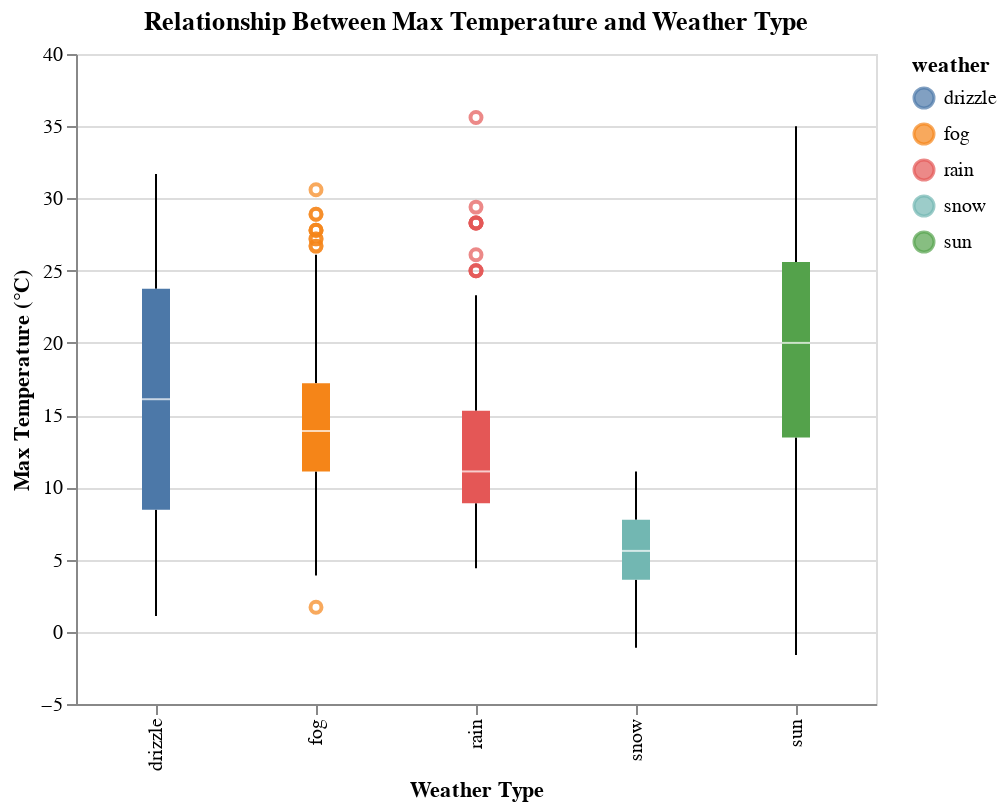

Notebook source saved alongside this figure:
### Code cell
# Create box plot to show the relationship between max temp and weather type
max_weather = alt.Chart(weather).mark_boxplot().encode(
    x=alt.X('weather:N', title='Weather Type'),
    y=alt.Y('temp_max:Q', title='Max Temperature (°C)'),
    color='weather:N'
).properties(
    title="Relationship Between Max Temperature and Weather Type",
    width=400,
    height=325
)

max_weather

### Figure 1 — Vega-Lite specification as saved in the notebook (floating-point values rounded to 4 significant figures; data arrays with more than 128 entries replaced by an {"elided": "..."} marker saying what was removed)
{"config": {"view": {"continuousWidth": 300, "continuousHeight": 300}}, "data": {"name": "data-6881b3c76720a51ecae2e2fb5659aff4"}, "mark": {"type": "boxplot"}, "encoding": {"color": {"field": "weather", "type": "nominal"}, "x": {"field": "weather", "title": "Weather Type", "type": "nominal"}, "y": {"field": "temp_max", "title": "Max Temperature (°C)", "type": "quantitative"}}, "height": 325, "title": "Relationship Between Max Temperature and Weather Type", "width": 400, "$schema": "https://vega.github.io/schema/vega-lite/v5.20.1.json", "datasets": {"data-6881b3c76720a51ecae2e2fb5659aff4": {"elided": "1461 records"}}}
